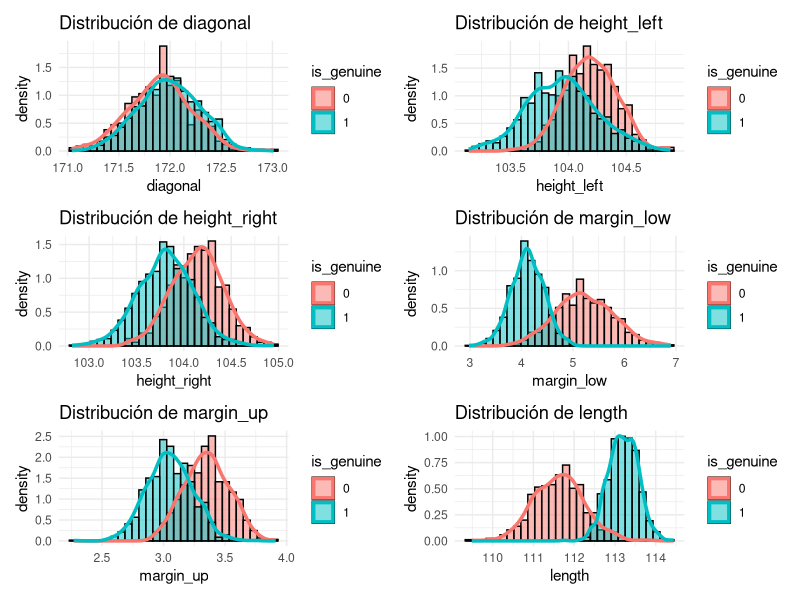
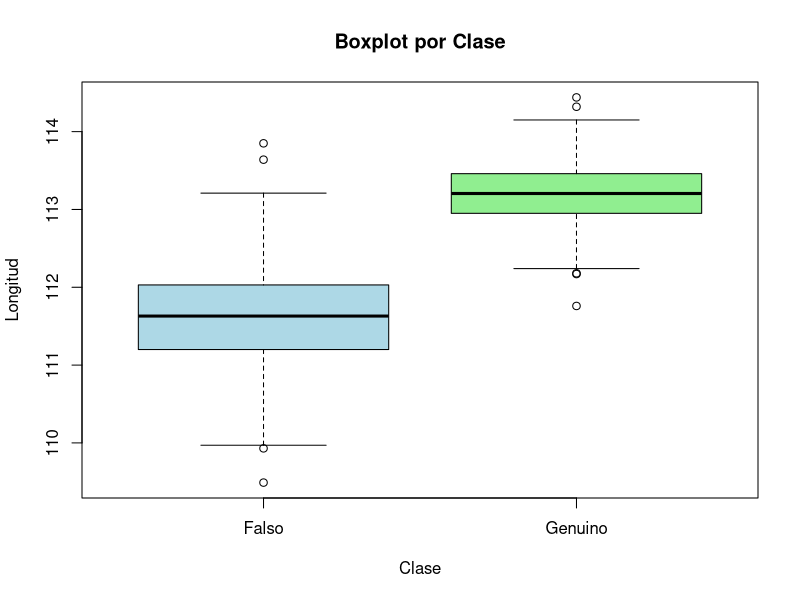
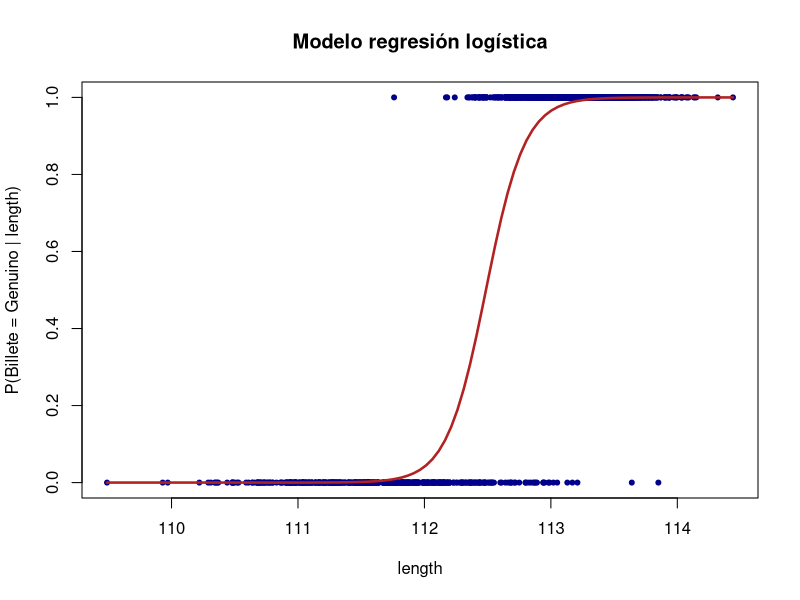

Here is the R script that generated these plots, in order:
## ---- chunk 1
library(readxl)
library(dplyr)
library(ggplot2)
library(caTools) # Para sample.split
library(caret)
library(purrr) # La función map
library(patchwork) # Ordenar gráficos ggplot2
## ---- chunk 2
df_billetes <- read_excel("Billetes Falsos.xlsx")
head(df_billetes)
## ---- chunk 3
# Transformamos los datos
df_billetes$is_genuine <- ifelse(df_billetes$is_genuine == "True", 1, 0)
# 0: Billete Falso
# 1: Billete Genuino
## ---- chunk 4
colSums(is.na(df_billetes)) # Hay 37 missing values en margin_low.
## ---- chunk 5
# Asegúrate de que la variable de clase sea un factor
df_billetes$is_genuine <- as.factor(df_billetes$is_genuine)

# Lista de variables numéricas a graficar
variables <- c("diagonal", "height_left", "height_right", "margin_low", "margin_up", "length")

# Crear y mostrar los gráficos usando map()
plots <- map(variables, function(var) {
  ggplot(df_billetes, aes_string(x = var, fill = "is_genuine")) +
    geom_histogram(aes(y = after_stat(density)), position = "identity", alpha = 0.5, bins = 30, color = "black") +
    geom_density(aes_string(color = "is_genuine"), fill = NA, size = 1.2) +
    labs(title = paste("Distribución de", var)) +
    theme_minimal()
})

# Mostrar todos los gráficos en una sola vista (opcional)
library(patchwork)
wrap_plots(plots, ncol = 2)
## ---- chunk 6
resumen <- df_billetes %>% 
  group_by(is_genuine) %>% 
  summarise(Total = n(),
            Mínimo = min(length),
            Q1 = quantile(length, 0.25),
            Mediana = median(length),
            Media = mean(length),
            Q3 = quantile(length, 0.75),
            Máximo = max(length)
            ) %>% 
  print()
# 500 Falsos
# 1000 Genuinos
## ---- chunk 7
boxplot(length ~ is_genuine, data = df_billetes,
        col = c("lightblue", "lightgreen"),
        names = c("Falso", "Genuino"),
        main = "Boxplot por Clase",
        xlab = "Clase",
        ylab = "Longitud")
## ---- chunk 8
# Información de Clase False
boxplot.stats(df_billetes$length[df_billetes$is_genuine == 0])

# Información de Clase True
boxplot.stats(df_billetes$length[df_billetes$is_genuine == 1])

# Buscamos índices de los outliers de Clase False
outliers_clase_False <- boxplot.stats(df_billetes$length[df_billetes$is_genuine == 0])$out
indices_outliers_clase_false <- which(df_billetes$length %in% outliers_clase_False & df_billetes$is_genuine == 0)
print(indices_outliers_clase_false)

# Buscamos índices de los outliers de Clase True
outliers_clase_T <- boxplot.stats(df_billetes$length[df_billetes$is_genuine == 1])$out
indices_outliers_clase_T <- which(df_billetes$length %in% outliers_clase_T & df_billetes$is_genuine == 1)
print(indices_outliers_clase_T)
## ---- chunk 9
t.test(length ~ is_genuine, 
       data = df_billetes,
       alternative = "two.sided",
       mu = 0,
       conf.level = 0.95) # Se rechaza la hipótesis nula. 
## ---- chunk 10
set.seed(42)
barajeado <- slice_sample(df_billetes, prop = 1)
split <- sample.split(barajeado$is_genuine, SplitRatio = 0.8) # Vector lógico 
train <- subset(barajeado, split == TRUE)
head(train)
test <- subset(barajeado, split == FALSE)
head(test)
## ---- chunk 11
# Ajuste del modelo de regresión logística
modelo <- glm(is_genuine ~ length, data = train, family = binomial)

# Resumen del modelo
summary(modelo)
## ---- chunk 12
# Calcular el intervalo de confianza del 95%
intervalo_ci <- confint(modelo, level = 0.95)
print(intervalo_ci)
## ---- chunk 13
# Realizamos nuestras predicciones:
predicciones <- predict(modelo, newdata = train, type = "response")
head(predicciones)
# type = "response": Esto indica que deseas obtener las probabilidades predichas (valores entre 0 y 1).
## ---- chunk 14
# Clasificación basada en el umbral de 0.5
clasificacion <- ifelse(predicciones < 0.5, 0, 1)

# Mostrar la clasificación
head(clasificacion)
## ---- chunk 15
df_billetes$is_genuine <- as.character(df_billetes$is_genuine)
df_billetes$is_genuine <- as.numeric(df_billetes$is_genuine)

plot(df_billetes$is_genuine ~ df_billetes$length, 
     data = df_billetes, col = "darkblue",
     main = "Modelo regresión logística",
     ylab = "P(Billete = Genuino | length)",
     xlab = "length", pch = 20)

curve(predict(modelo, newdata = data.frame(length = x), type = "response"),
      from = min(df_billetes$length), 
      to = max(df_billetes$length), 
      col = "firebrick", lwd = 2.5, add = TRUE)
## ---- chunk 16
# Paso 1: Calcular las probabilidades para los datos de prueba
probabilidades <- predict(modelo, newdata = test, type = "response")
head(probabilidades)

# Paso 2: Convertir probabilidades en clases 0 o 1 con umbral 0.5
predicciones_clase <- ifelse(probabilidades < 0.5, 0, 1)
head(predicciones_clase)
## ---- chunk 17
# Hay que asegurarse que ambas estén como factores
y_real <- factor(test$is_genuine, levels = c(0, 1))
y_pred  <- factor(predicciones_clase, levels = c(0, 1))

# Matriz de confusión y métricas
conf_matrix <- confusionMatrix(data = y_pred, reference = y_real, positive = "1")
print(conf_matrix$table)

# Métricas individuales
accuracy  <- conf_matrix$overall["Accuracy"] # Proporción total de predicciones correctas.
precision <- conf_matrix$byClass["Precision"]
recall    <- conf_matrix$byClass["Recall"]
f1        <- conf_matrix$byClass["F1"]

# Imprimir métricas
cat("Accuracy (Exactitud):", accuracy, "\n")
cat("Precision (Precisión):", precision, "\n")
cat("Recall (Sensibilidad):", recall, "\n")
cat("F1 Score:", f1, "\n")
